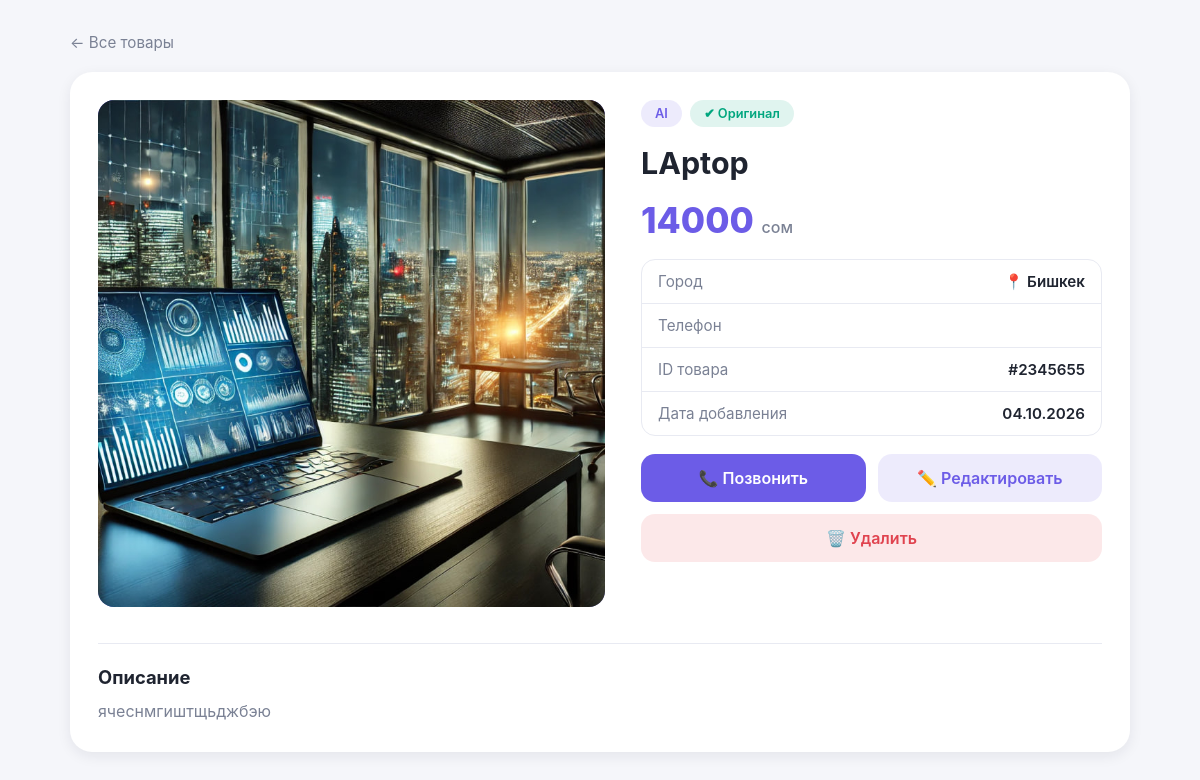
/product/1/, run on the app's committed database.
### lalafo_app/models.py (models this page shows, shortened)
class Product(models.Model):
    product_name = models.CharField(max_length=100)
    price = models.PositiveSmallIntegerField()
    category = models.ForeignKey(Category, on_delete=models.CASCADE, null=True, blank=True)
    phone_number = PhoneNumberField()
    city = models.CharField(max_length=40)
    type = models.BooleanField(default=False)
    product_image = models.ImageField(upload_to='product_photo/', null=True, blank=True)
    descriptions = models.TextField(null=True, blank=True)
    number_product = models.PositiveIntegerField()
    created_date = models.DateField(auto_now_add=True)

class Category(models.Model):
    category_name = models.CharField(max_length=32, unique=True)
    category_image = models.ImageField(upload_to='category_photo/')

### lalafo_app/views.py (the view)
# urls.py: path('product/<int:pk>/', ProductDetailView.as_view(), name='product_detail'),
class ProductDetailView(DetailView):
    queryset = Product.objects.all()
    context_object_name = 'product'
    template_name = 'product_detail.html'

### lalafo_app/templates/product_detail.html (shortened to what this page needs)
<!DOCTYPE html>
<html lang="ru">
<head>
</head>
<body>
    <div class="container">
        <a href="{% url 'product_list' %}" class="back">← Все товары</a>
        <div class="product">
            <div class="gallery">
                {% if product.product_image %}
                    <img src="{{ product.product_image.url }}" alt="{{ product.product_name }}">
                {% else %}
                    <div class="no-photo">
                        <span>📷</span>
                        <span>Нет фото</span>
                    </div>
                {% endif %}
            </div>
            <div class="info">
                <div class="badges">
                    {% if product.category %}
                        <span class="badge">{{ product.category.category_name }}</span>
                    {% endif %}
                    {% if product.type %}
                        <span class="badge ok">✔ Оригинал</span>
                    {% else %}
                        <span class="badge warn">Не оригинал</span>
                    {% endif %}
                </div>
                <h1 class="title">{{ product.product_name }}</h1>
                <div class="price">{{ product.price }} <small>сом</small></div>
                <div class="specs">
                    <div class="spec">
                        <span class="label">Город</span>
                        <span class="value">📍 {{ product.city }}</span>
                    </div>
                    <div class="spec">
                        <span class="label">Телефон</span>
                    </div>
                    <div class="spec">
                        <span class="label">ID товара</span>
                        <span class="value">#{{ product.number_product }}</span>
                    </div>
                    <div class="spec">
                        <span class="label">Дата добавления</span>
                        <span class="value">{{ product.created_date|date:"d.m.Y" }}</span>
                    </div>
                </div>
                <div class="actions">
                    <a class="btn btn-primary" href="tel:{{ product.phone_number.as_e164 }}">📞 Позвонить</a>
                    <a class="btn btn-ghost" href="{% url 'product_update' product.pk %}">✏️ Редактировать</a>
                    <a class="btn btn-danger" href="{% url 'product_delete' product.pk %}">🗑️ Удалить</a>
                </div>
            </div>
            <div class="description">
                <h2>Описание</h2>
                {% if product.descriptions %}
                    <p>{{ product.descriptions|linebreaksbr }}</p>
                {% else %}
                    <p>Описание не указано.</p>
                {% endif %}
            </div>
        </div>
    </div>
</body>
</html>

### lalafo_app/templates/product_detail.html (style rules this page uses)
:root { --bg: #f5f6fa; --card: #ffffff; --text: #1f2430; --muted: #7a8194; --accent: #6c5ce7; --accent-soft: rgba(108, 92, 231, .12); --ok: #00a67e; --ok-soft: rgba(0, 166, 126, .12); --warn: #e17055; --warn-soft: rgba(225, 112, 85, .12); --danger: #e0434f; --danger-soft: rgba(224, 67, 79, .12); --border: #e8eaf2; --shadow: 0 4px 14px rgba(20, 20, 50, .08); }
* { box-sizing: border-box; margin: 0; padding: 0; }
body { font-family: -apple-system, "Segoe UI", Roboto, sans-serif; background: var(--bg); color: var(--text); min-height: 100vh; }
.container { max-width: 1100px; margin: 0 auto; padding: 32px 20px 56px; }
.back { display: inline-flex; align-items: center; gap: 6px; color: var(--muted); text-decoration: none; font-size: .95rem; margin-bottom: 20px; transition: color .2s ease; }
.product { display: grid; grid-template-columns: 1.1fr 1fr; gap: 36px; background: var(--card); border-radius: 22px; padding: 28px; box-shadow: var(--shadow); }
.gallery { border-radius: 16px; overflow: hidden; aspect-ratio: 1 / 1; background: linear-gradient(135deg, #6c5ce7, #a29bfe); }
.gallery img { width: 100%; height: 100%; object-fit: cover; display: block; }
.info { display: flex; flex-direction: column; gap: 18px; }
.badges { display: flex; flex-wrap: wrap; gap: 8px; }
.badge { padding: 6px 14px; border-radius: 999px; font-size: .8rem; font-weight: 600; background: var(--accent-soft); color: var(--accent); }
.badge.ok { background: var(--ok-soft); color: var(--ok); }
.title { font-size: 1.9rem; font-weight: 700; line-height: 1.2; }
.price { font-size: 2.2rem; font-weight: 800; color: var(--accent); }
.price small { font-size: 1rem; font-weight: 500; color: var(--muted); }
.specs { border: 1px solid var(--border); border-radius: 14px; overflow: hidden; }
.spec { display: flex; justify-content: space-between; gap: 16px; padding: 12px 16px; font-size: .95rem; }
.spec + .spec { border-top: 1px solid var(--border); }
.spec .label { color: var(--muted); }
.spec .value { font-weight: 600; text-align: right; }
.actions { display: flex; gap: 12px; flex-wrap: wrap; }
.btn { flex: 1; min-width: 150px; text-align: center; text-decoration: none; font-weight: 600; padding: 14px 20px; border-radius: 14px; transition: transform .2s ease, box-shadow .2s ease, background .2s ease, color .2s ease; }
.btn-primary { background: var(--accent); color: #fff; }
.btn-ghost { background: var(--accent-soft); color: var(--accent); }
.btn-danger { background: var(--danger-soft); color: var(--danger); }
.description { grid-column: 1 / -1; border-top: 1px solid var(--border); padding-top: 22px; }
.description h2 { font-size: 1.15rem; margin-bottom: 10px; }
.description p { color: var(--muted); line-height: 1.65; }

### data on the page
Product: product_image (picture), category.category_name "AI", product_name "LAptop", price "14000", city "Бишкек", number_product "2345655", created_date "04.10.2026", descriptions "ячеснмгиштщьджбэю"
